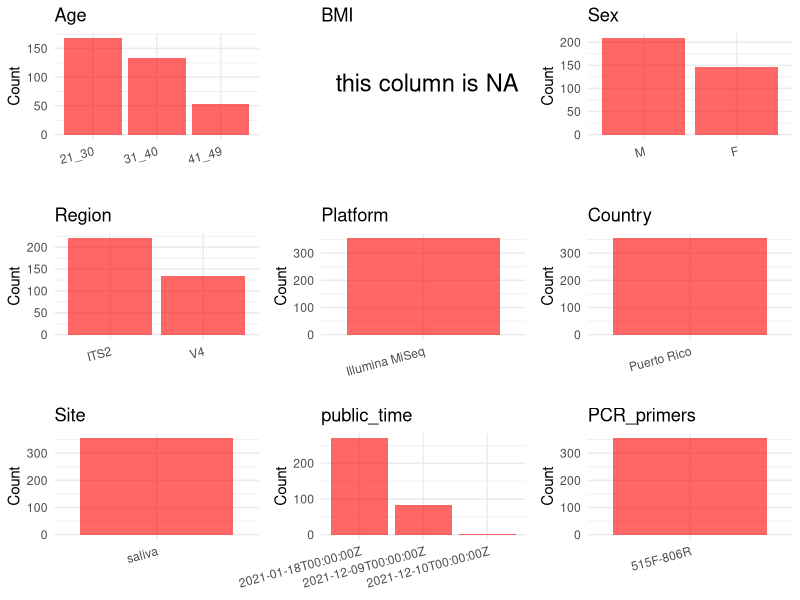

Recreate this plot in R.
## ---- chunk 1
# Load necessary libraries
library(dplyr)
library(ggplot2)
library(cowplot)

# Set working directory (update this path to your local directory)
setwd("E:/bioproject/PRJEB42371")

# Read the initial metadata files
initial_meta <- read.csv("SraRunTable.csv", header = TRUE) 
initial_meta <- initial_meta[initial_meta$env_material != "sterile water", ]

# Display the first few rows of the metadata
head(initial_meta)
## ---- chunk 2
# Create a uniform metadata dataframe
metadata <- data.frame(
  BioProject = initial_meta$BioProject,
  Run = initial_meta$Run,
  sample_name = initial_meta$Sample.Name,
  Age = initial_meta$age_category, 
  BMI = NA,  
  Sex = initial_meta$sex,
  Region = initial_meta$target_subfragment..exp.,
  Platform = initial_meta$Instrument,
  Country = initial_meta$COUNTRY,
  Site = initial_meta$env_material,
  public_time = initial_meta$ReleaseDate,
  stringsAsFactors = FALSE
)

metadata <- metadata %>%
  mutate(Sex = recode(Sex, "female" = "F", "male" = "M"))
## ---- chunk 3
# Add information obtained from the publication
metadata$PCR_primers <- "515F-806R"
metadata$title <- "Ecological competition in the oral mycobiome of Hispanic adults living in Puerto Rico associates with periodontitis"
metadata$Disease_study <- "YES"

# Assign disease status based on sample_name patterns
metadata$Status <- "NA"

metadata$matched_samples <- "NO"
## ---- chunk 4
# Check the number of unique runs and sample names
print(paste("Number of unique runs:", length(unique(metadata$Run))))
print(paste("Number of unique sample names:", length(unique(metadata$sample_name))))
## ---- chunk 5
# Select columns for visualization
plot_data <- metadata %>%
  select(-BioProject, -Run, -sample_name, -title)

# Function to create simple plots for each column
create_simple_plots <- function(data) {
  plots <- list()
  
  for (col in colnames(data)) {
    # Check if the column is all NA
    if (all(is.na(data[[col]]))) {
      # Create an empty plot with text indicating all NA
      p <- ggplot() +
        annotate("text", x = 0.5, y = 0.5, label = "this column is NA", size = 6) +
        labs(title = col) +
        theme_void()
    } else if (is.numeric(data[[col]])) {
      # Numeric variable: histogram
      p <- ggplot(data, aes(x = .data[[col]])) +
        geom_histogram(fill = "blue", alpha = 0.6, bins = 20, na.rm = TRUE) +
        labs(title = col) +
        theme_minimal()
    } else {
      # Categorical variable: bar plot (remove NA values)
      count_data <- as.data.frame(table(data[[col]], useNA = "ifany"))
      p <- ggplot(count_data, aes(x = reorder(Var1, -Freq), y = Freq)) +
        geom_col(fill = "red", alpha = 0.6) +
        labs(title = col, x = NULL, y = "Count") +
        theme_minimal() +
        theme(axis.text.x = element_text(angle = 15, hjust = 1))
    }
    plots[[col]] <- p
  }
  
  return(plots)
}

# Generate and arrange plots
plots <- create_simple_plots(plot_data)
# grid.arrange(grobs = plots, ncol = 3, top = "Metadata Summary", align = "hv")
plot_grid(plots$Age, plots$BMI, plots$Sex, plots$Region, plots$Platform, 
          plots$Country, plots$Site, plots$public_time, plots$PCR_primers,
          ncol = 3, align = "hv", axis = "lb")
## ---- chunk 6
# Reorder columns to match the desired format
metadata <- metadata[, c(
  "BioProject", "Run", "sample_name", "Age", "BMI", "Sex", 
  "Region", "Platform", "Country", "Site", "public_time", 
  "PCR_primers", "title", "Disease_study", "Status", "matched_samples"
)]

# Export the uniform metadata to a CSV file
write.csv(metadata, file = "metadata.csv", quote = FALSE)
